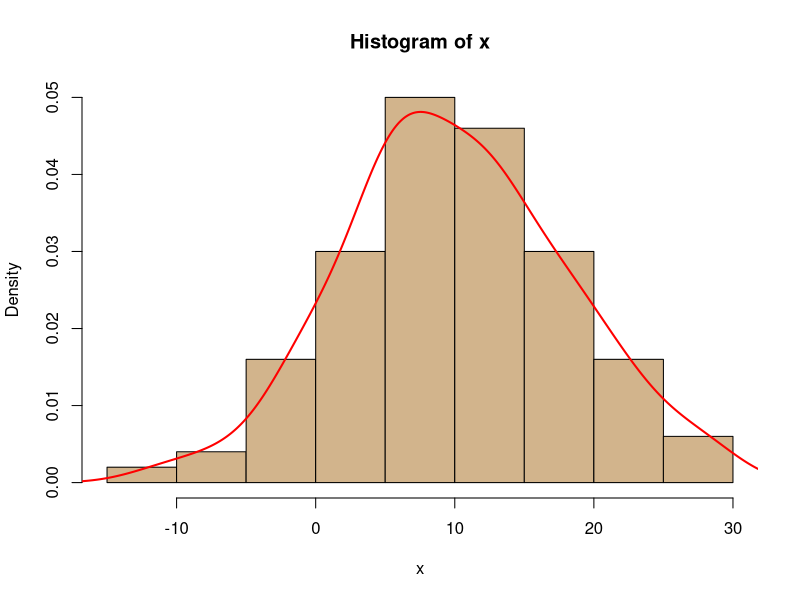
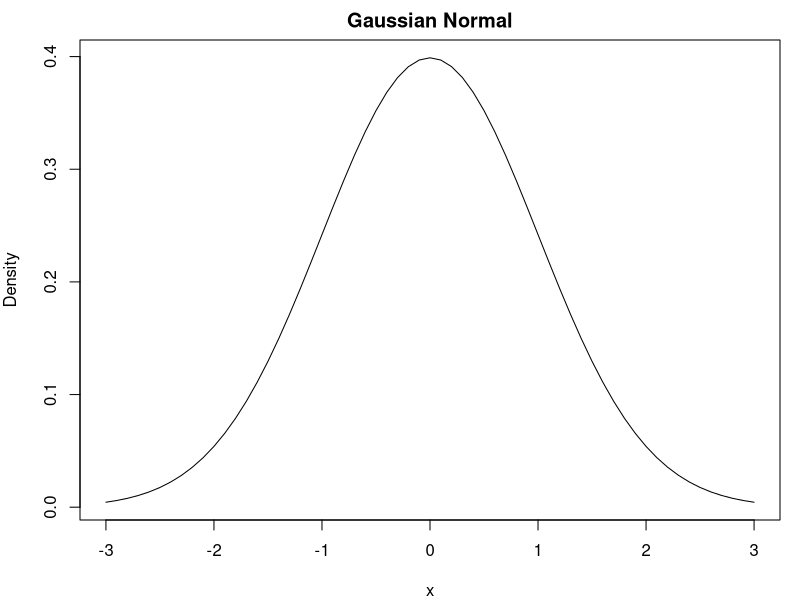

R code for these plots, in order: (Note: this script raises an error after producing the figures.)
# Menggunakan function
library(stats4)
library(MASS)

xpoisson <- rpois(n = 300, lambda = 2)

lpoisson = function(lambda)
{
  n = length(xpoisson)
  x = xpoisson
  for (i in 1:n) {
    lnlikeli = (n * lambda - sum(x) * log(lambda) + sum(log(factorial(x))))
  }
  return(lnlikeli)
}
estpoisson = mle(minuslogl = lpoisson, start = list(lambda=2))
summary(estpoisson)


# Tanpa function bawaan
set.seed(123)
x = rnorm(100)

x = x/sd(x) * 8
x = x-mean(x) + 10
c('mean' = mean(x), 'sd' = sd(x))

hist(x, freq = FALSE, col = 'tan')
lines(density(x), col = 'red', lwd = 2)

norm_lik = function(x, m, s) {
  1 / (sqrt(2 * pi) * s) * exp(-((x - m)^2) / (2 * s^2))
}

par(mar = c(4, 4, 2, 1))
plot(seq(-3, 3, .1), sapply(seq(-3, 3, .1), FUN=norm_lik, m=0, s=1), type = 'l', ylab = 'Density', xlab = 'x', main = 'Gaussian Normal')

llik = function(x.par) {
  m = par[1]
  s = par[2]
  n = length(x)
  ll = -(n/2) * (log(2*pi*s^2)) + (-1/(2*s^2)) * sum((x-m)^2)
  return(-ll) # krn mau minimize
}

# kurva ll
plot(seq(-3, 3, .1), sapply(seq(-3, 3, .1), FUN=llik, par=c(0,1)), type = 'l', ylab = '', xlab = '',)
